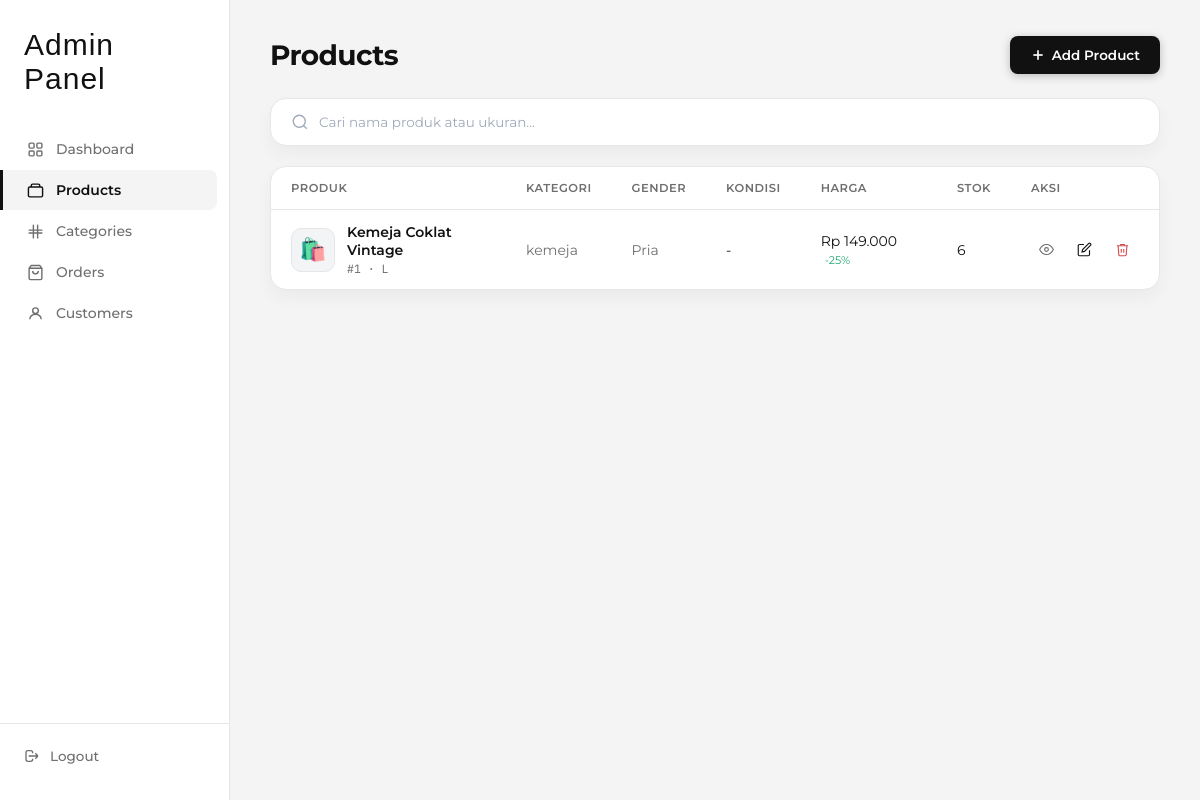
The app's page /src/admin/products.php with its own data.
### tables this page shows
CREATE TABLE products (
  id INT AUTO_INCREMENT PRIMARY KEY,
  name VARCHAR(255),
  description TEXT,
  gender ENUM('pria', 'wanita') NULL,
  condition_status VARCHAR(100) NULL,
  size_label VARCHAR(50) NULL,
  production_year YEAR NULL,
  material VARCHAR(120) NULL,
  image VARCHAR(255) NULL,
  price DECIMAL(10,2),
  stock INT,
  discount_percent INT DEFAULT 0,
  category_id INT,
  created_at TIMESTAMP DEFAULT CURRENT_TIMESTAMP,
  FOREIGN KEY (category_id) REFERENCES categories(id)
    ON DELETE CASCADE
);

CREATE TABLE categories (
  id INT AUTO_INCREMENT PRIMARY KEY,
  name VARCHAR(255),
  created_at TIMESTAMP DEFAULT CURRENT_TIMESTAMP
);

### src/admin/products.php (the view, shortened to what this page needs)
<?php
$host    = 'localhost';
$db      = 'recloth';
$user    = 'root';
$pass    = '';
$charset = 'utf8mb4';
try {
    $pdo = new PDO(
        "mysql:host=$host;dbname=$db;charset=$charset",
        $user, $pass,
        [PDO::ATTR_ERRMODE => PDO::ERRMODE_EXCEPTION,
         PDO::ATTR_DEFAULT_FETCH_MODE => PDO::FETCH_ASSOC]
    );
} catch (PDOException $e) {
    die('<p style="color:red;font-family:sans-serif;padding:40px">Koneksi DB gagal: ' . htmlspecialchars($e->getMessage()) . '</p>');
}
$search   = trim($_GET['search'] ?? '');
$sqlList  = "SELECT * FROM products";
$params   = [];
$sqlList .= " ORDER BY created_at DESC";
$stmtList  = $pdo->prepare($sqlList);
$stmtList->execute($params);
$products  = $stmtList->fetchAll();
$categories = [];
try {
    $categories = $pdo->query("SELECT id, name FROM categories ORDER BY name")->fetchAll();
} catch (Exception $e) {  }
?>
<!DOCTYPE html>
<html lang="id">
<head>
</head>
<body>
<aside class="sidebar">
  <div class="sb-brand">
    <div class="title">Admin Panel</div>
  </div>
  <nav class="nav">
    <a href="dashboard.php">
      Dashboard
    </a>
    <a href="products.php" class="active">
      <svg fill="none" stroke="currentColor" viewBox="0 0 24 24"><path stroke-width="2" d="M20 7H4a2 2 0 00-2 2v10a2 2 0 002 2h16a2 2 0 002-2V9a2 2 0 00-2-2zM16 3H8a2 2 0 00-2 2v2h12V5a2 2 0 00-2-2z"/></svg>
      Products
    </a>
    <a href="categories.php">
      <svg fill="none" stroke="currentColor" viewBox="0 0 24 24"><path stroke-width="2" d="M3 10h18M3 14h18M9 3v18M15 3v18" stroke-linecap="round"/></svg>
      Categories
    </a>
    <a href="orders.php">
      <svg fill="none" stroke="currentColor" viewBox="0 0 24 24"><path stroke-width="2" d="M6 2L3 6v14a2 2 0 002 2h14a2 2 0 002-2V6l-3-4zM3 6h18M16 10a4 4 0 01-8 0"/></svg>
      Orders
    </a>
    <a href="customers.php">
      <svg fill="none" stroke="currentColor" viewBox="0 0 24 24"><circle cx="12" cy="8" r="4" stroke-width="2"/><path stroke-width="2" d="M4 20c0-4 3.6-7 8-7s8 3 8 7"/></svg>
      Customers
    </a>
  </nav>
  <div class="sb-bottom">
    <a href="../config/logout.php" class="nav-logout" style="text-decoration: none;">
      <svg fill="none" stroke="currentColor" viewBox="0 0 24 24" width="16" height="16"><path stroke-width="2" d="M17 16l4-4m0 0l-4-4m4 4H7m6 4v1a3 3 0 01-3 3H6a3 3 0 01-3-3V7a3 3 0 013-3h4a3 3 0 013 3v1"/></svg>
      Logout
    </a>
  </div>
</aside>
<div class="main">
  <div class="page-hd">
    <h1>Products</h1>
    <button class="btn-add" onclick="openAdd()">
      <svg fill="none" stroke="currentColor" stroke-width="2.5" viewBox="0 0 24 24" width="16" height="16"><line x1="12" y1="5" x2="12" y2="19"/><line x1="5" y1="12" x2="19" y2="12"/></svg>
      Add Product
    </button>
  </div>
  <form method="GET" action="">
    <div class="search-box">
      <svg fill="none" stroke="currentColor" stroke-width="1.8" viewBox="0 0 24 24"><circle cx="11" cy="11" r="8"/><line x1="21" y1="21" x2="16.65" y2="16.65"/></svg>
      <input type="text" name="search" placeholder="Cari nama produk atau ukuran..." value="<?= htmlspecialchars($search) ?>" oninput="this.form.requestSubmit()"/>
    </div>
  </form>
  <div class="tcard">
    <table>
      <thead>
        <tr>
          <th>Produk</th>
          <th>Kategori</th>
          <th>Gender</th>
          <th>Kondisi</th>
          <th>Harga</th>
          <th>Stok</th>
          <th>Aksi</th>
        </tr>
      </thead>
      <tbody>
        <?php if (empty($products)): ?>
        <tr class="empty"><td colspan="7">🛍️ Tidak ada produk ditemukan.</td></tr>
        <?php else: ?>
        <?php foreach ($products as $p): ?>
        <tr>
          <td>
            <div class="pc">
              <div class="pimg">
                <?php if ($p['image'] && file_exists(__DIR__ . '/' . $p['image'])): ?>
                  <img src="<?= htmlspecialchars($p['image']) ?>" alt=""/>
                <?php else: ?>🛍️<?php endif; ?>
              </div>
              <div>
                <div class="pname"><?= htmlspecialchars($p['name']) ?></div>
                <div class="pmeta">#<?= $p['id'] ?> · <?= htmlspecialchars($p['size_label'] ?: '-') ?></div>
              </div>
            </div>
          </td>
          <td style="color:var(--txt2)"><?php
            if ($p['category_id']) {
              $cn = '#' . $p['category_id'];
              foreach ($categories as $c) { if ($c['id'] == $p['category_id']) { $cn = htmlspecialchars($c['name']); break; } }
              echo $cn;
            } else { echo '-'; }
          ?></td>
          <td style="color:var(--txt2)"><?= htmlspecialchars(ucfirst($p['gender'] ?: '-')) ?></td>
          <td>
            <?php if ($p['condition_status'] === 'new'): ?>
              <span class="badge b-new">New</span>
            <?php elseif ($p['condition_status'] === 'used'): ?>
              <span class="badge b-used">Used</span>
            <?php else: ?>-<?php endif; ?>
          </td>
          <td>
            Rp <?= number_format((float)$p['price'], 0, ',', '.') ?>
            <?php if ($p['discount_percent'] > 0): ?>
              <span class="disc">-<?= (int)$p['discount_percent'] ?>%</span>
            <?php endif; ?>
          </td>
          <td><?= (int)$p['stock'] ?></td>
          <td>
            <div class="acts">
              <button class="ab v" title="Lihat" onclick="openView(<?= $p['id'] ?>)">
                <svg fill="none" stroke="currentColor" stroke-width="1.8" viewBox="0 0 24 24"><path d="M1 12s4-8 11-8 11 8 11 8-4 8-11 8-11-8-11-8z"/><circle cx="12" cy="12" r="3"/></svg>
              </button>
              <button class="ab e" title="Edit" onclick="openEdit(<?= $p['id'] ?>)">
                <svg fill="none" stroke="currentColor" stroke-width="1.8" viewBox="0 0 24 24"><path d="M11 4H4a2 2 0 0 0-2 2v14a2 2 0 0 0 2 2h14a2 2 0 0 0 2-2v-7"/><path d="M18.5 2.5a2.121 2.121 0 0 1 3 3L12 15l-4 1 1-4 9.5-9.5z"/></svg>
              </button>
              <button class="ab d" title="Hapus" onclick="openDelete(<?= $p['id'] ?>, '<?= addslashes(htmlspecialchars($p['name'])) ?>')">
                <svg fill="none" stroke="currentColor" stroke-width="1.8" viewBox="0 0 24 24"><polyline points="3 6 5 6 21 6"/><path d="M19 6l-1 14a2 2 0 0 1-2 2H8a2 2 0 0 1-2-2L5 6"/><path d="M10 11v6"/><path d="M14 11v6"/><path d="M9 6V4h6v2"/></svg>
              </button>
            </div>
          </td>
        </tr>
        <?php endforeach; ?>
        <?php endif; ?>
      </tbody>
    </table>
  </div>
</div>
</body>
</html>

### src/admin/products.php (style rules this page uses)
*, *::before, *::after { box-sizing: border-box; margin: 0; padding: 0; }
:root { --sb-bg: #ffffff; --sb-txt: #6f6f6f; --sb-active: #f4f4f4; --bg: #f4f4f4; --card: #ffffff; --border: #e6e6e6; --txt: #121212; --txt2: #6f6f6f; --black: #111111; --blue: #111111; --blue-l: #f4f4f4; --green: #1ea672; --green-l: #e8f6f1; --red: #d24e4e; --red-l: #fbeeee; --yel: #ca8a04; --yel-l: #fef9c3; --gray: #f1f1f1; --shadow: 0 8px 18px rgba(17, 17, 17, 0.04); --r: 16px; --rs: 8px; --font: 'Montserrat', sans-serif; --mono: 'JetBrains Mono', monospace; }
body { font-family: var(--font); background: var(--bg); color: var(--txt); display: flex; min-height: 100vh; font-size: 14px; }
.sidebar { width: 230px; min-height: 100vh; background: var(--sb-bg); display: flex; flex-direction: column; padding: 28px 0; position: fixed; top: 0; left: 0; bottom: 0; z-index: 10; border-right: 1px solid var(--border); }
.sb-brand { padding: 0 24px 32px; }
.sb-brand .title { font-family: 'Symphony', sans-serif; font-size: 30px; font-weight: normal; color: var(--black); letter-spacing: 1px; }
.nav { flex: 1; }
.nav a { display: flex; align-items: center; gap: 12px; padding: 11px 20px 11px 24px; color: var(--sb-txt); font-size: 14px; font-weight: 500; transition: all .18s; border-left: 3px solid transparent; margin: 1px 0; text-decoration: none; }
.nav a.active { background: var(--sb-active); color: var(--black); border-radius: 0 8px 8px 0; margin-right: 12px; border-left: 3px solid var(--black); font-weight: 600; }
.nav a svg { width: 17px; height: 17px; flex-shrink: 0; }
.sb-bottom { padding: 16px 24px 0; border-top: 1px solid var(--border); margin-top: 16px; }
.sb-bottom a { display: flex; align-items: center; gap: 10px; color: var(--sb-txt); font-size: 13.5px; font-weight: 500; padding: 8px 0; transition: color .15s; text-decoration: none; }
.main { margin-left: 230px; flex: 1; padding: 36px 40px; overflow-y: auto; min-height: 100vh; }
.page-hd { display: flex; justify-content: space-between; align-items: center; margin-bottom: 24px; }
.page-hd h1 { font-size: 28px; font-weight: 700; letter-spacing: -.6px; color: var(--black); }
.btn-add { background: var(--black); color: #fff; border: none; padding: 11px 20px; border-radius: var(--rs); font-size: 13.5px; font-weight: 600; cursor: pointer; display: flex; align-items: center; gap: 6px; font-family: var(--font); box-shadow: 0 2px 8px rgba(17,17,17,.25); transition: all .18s; }
.search-box { background: var(--card); border-radius: var(--r); border: 1px solid var(--border); padding: 14px 20px; margin-bottom: 20px; display: flex; align-items: center; gap: 10px; box-shadow: var(--shadow); }
.search-box svg { width: 18px; height: 18px; flex-shrink: 0; color: #a0aab8; }
.search-box input { border: none; outline: none; font-size: 13.5px; color: var(--txt); width: 100%; background: transparent; font-family: var(--font); }
.search-box input::placeholder { color: #a0aab8; }
.tcard { background: var(--card); border-radius: var(--r); border: 1px solid var(--border); overflow: hidden; box-shadow: var(--shadow); }
table { width: 100%; border-collapse: collapse; }
th { text-align: left; padding: 14px 20px; font-size: 11.5px; color: var(--txt2); font-weight: 600; text-transform: uppercase; letter-spacing: .5px; border-bottom: 1px solid var(--border); }
td { padding: 13px 20px; font-size: 14px; color: var(--txt); border-bottom: 1px solid #f3f4f6; vertical-align: middle; }
tr:last-child td { border-bottom: none; }
.pc { display: flex; align-items: center; gap: 12px; }
.pimg { width: 44px; height: 44px; border-radius: 10px; background: #f3f4f6; display: flex; align-items: center; justify-content: center; font-size: 22px; flex-shrink: 0; overflow: hidden; border: 1px solid var(--border); }
.pname { font-weight: 600; }
.pmeta { font-size: 11.5px; color: var(--txt2); margin-top: 2px; font-family: var(--mono); }
.disc { font-size: 11px; color: var(--green); margin-left: 4px; }
.acts { display: flex; gap: 6px; }
.ab { width: 32px; height: 32px; border-radius: var(--rs); border: none; cursor: pointer; display: flex; align-items: center; justify-content: center; background: transparent; transition: background .15s; }
.ab svg { width: 15px; height: 15px; }
.ab.v { color: var(--txt2); }
.ab.e { color: var(--blue); }
.ab.d { color: var(--red); }

### records on screen
products: name "Kemeja Coklat Vintage", id "1", size_label "L", category.name "kemeja", gender "Pria", price "149.000", discount_percent "25", stock "6"
